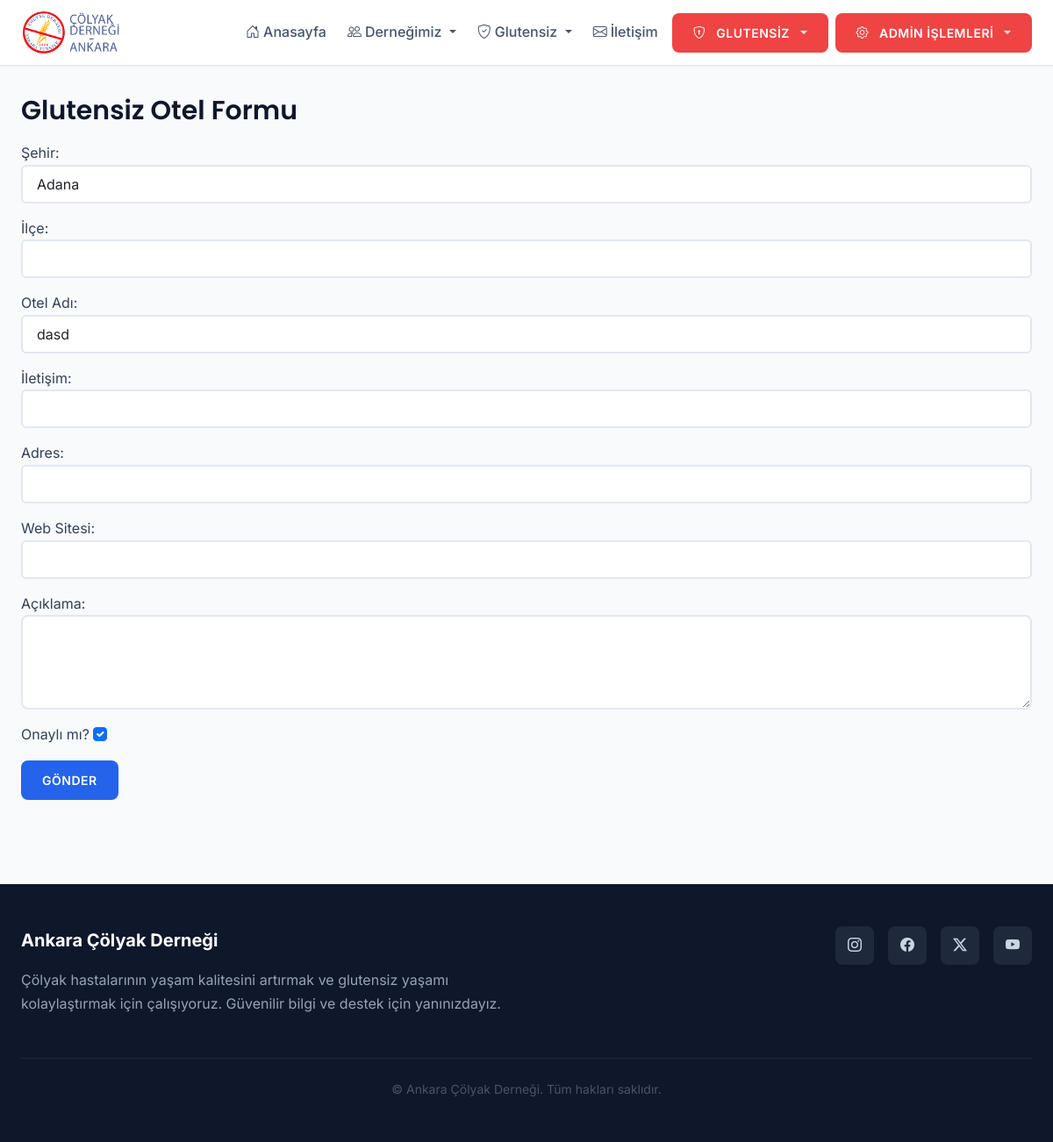
Screenshot of /users/admin/hotels/1/update/ (signed in) with the database file from the repository.
### users/models.py (models this page shows, shortened)
class GlutenFreeHotel(models.Model):
    name = models.CharField(max_length=100, verbose_name="Otel Adı")
    city = models.CharField(max_length=30, choices=TURKISH_CITIES, default='Ankara', verbose_name="Şehir")
    district = models.CharField(max_length=50, blank=True, null=True, verbose_name="İlçe")
    is_approved = models.BooleanField(default=False, verbose_name="Onaylı mı?")
    approved_at = models.DateTimeField(auto_now=True, verbose_name="Onay Tarihi")
    description = models.TextField(blank=True, null=True, verbose_name="Açıklama")
    contact = models.CharField(max_length=200, blank=True, null=True, verbose_name="İletişim")
    address = models.CharField(max_length=300, blank=True, null=True, verbose_name="Adres")
    website = models.URLField(blank=True, null=True, verbose_name="Web Sitesi")
    added_by = models.ForeignKey('User', null=True, blank=True, on_delete=models.SET_NULL, related_name='added_%(class)s_items', verbose_name='Ekleyen')
    class Meta:
        verbose_name = "Glutensiz Otel"
        verbose_name_plural = "Glutensiz Oteller"

### users/views.py (the view)
        def wrapper(request, *args, **kwargs):
            if not request.user.is_authenticated:
                return redirect('login')
            if request.user.is_superuser:
                return view_func(request, *args, **kwargs)
            if request.user.role == 'editor' and getattr(request.user, permission_field, False):
                return view_func(request, *args, **kwargs)
            messages.error(request, 'Bu sayfaya erişim yetkiniz bulunmamaktadır.')
            return redirect('home')

### users/views.py (called while the page is built)
def editor_permission_required(permission_field):
    def decorator(view_func):
        def wrapper(request, *args, **kwargs):
            if not request.user.is_authenticated:
                return redirect('login')
            if request.user.is_superuser:
                return view_func(request, *args, **kwargs)
            if request.user.role == 'editor' and getattr(request.user, permission_field, False):
                return view_func(request, *args, **kwargs)
            messages.error(request, 'Bu sayfaya erişim yetkiniz bulunmamaktadır.')
            return redirect('home')
        return wrapper
    return decorator

@editor_permission_required('can_edit_hotels')
def admin_hotel_update(request, pk):
    hotel = get_object_or_404(GlutenFreeHotel, pk=pk)
    if request.method == 'POST':
        form = GlutenFreeHotelForm(request.POST, instance=hotel)
        if form.is_valid():
            hotel = form.save(commit=False)
            if not hotel.added_by:
                hotel.added_by = request.user
            hotel.save()
            return redirect('admin_hotel_list')
    else:
        form = GlutenFreeHotelForm(instance=hotel)
    return render(request, 'users/admin_hotel_form.html', {'form': form})

### templates/users/admin_hotel_form.html (shortened to what this page needs)
{% extends 'base.html' %}
{% load static %}
{% block content %}
<h2>Glutensiz Otel Formu</h2>
{% include 'partials/_forms.html' %}
{% endblock %}

### templates/partials/_forms.html (shortened to what this page needs)
{% if form %}
  <form method="post" class="needs-validation" novalidate id="main-form">
    {% if form.city %}
      <div class="mb-3" id="field-city">
        {{ form.city.label_tag }}
        {{ form.city }}
      </div>
    {% endif %}
    {% if form.district %}
      <div class="mb-3" id="field-district">
        {{ form.district.label_tag }}
        {{ form.district }}
      </div>
    {% endif %}
    {% for field in form %}
      {% if field.name != 'city' and field.name != 'district' and field.name != 'city_other' and field.name != 'district_other' %}
        <div class="mb-3" id="field-{{ field.name }}">
          {{ field.label_tag }}
          {% if field.name == 'brand' %}
            <div style="display: flex; gap: 4px; align-items: stretch;">
              <div style="flex: 1; min-width: 0;">{{ field }}</div>
              <button type="button" class="btn btn-outline-secondary" data-bs-toggle="modal" data-bs-target="#addBrandModal" title="Yeni Marka Ekle">+</button>
            </div>
          {% elif field.name == 'category' %}
            <div style="display: flex; gap: 4px; align-items: stretch;">
              <div style="flex: 1; min-width: 0;">{{ field }}</div>
              <button type="button" class="btn btn-outline-secondary" data-bs-toggle="modal" data-bs-target="#addCategoryModal" title="Yeni Kategori Ekle">+</button>
            </div>
          {% else %}
            {{ field }}
          {% endif %}
        </div>
      {% endif %}
    {% endfor %}
    <button type="submit" class="btn btn-primary">Gönder</button>
  </form>
{% else %}
  <div class="alert alert-warning">Form bulunamadı.</div>
{% endif %}

### static/css/style.css (style rules this page uses)
:root { --primary-color: #2563eb; --primary-dark: #1d4ed8; --primary-light: #3b82f6; --secondary-color: #64748b; --accent-color: #f59e0b; --success-color: #10b981; --danger-color: #ef4444; --warning-color: #f59e0b; --info-color: #06b6d4; --white: #ffffff; --gray-50: #f8fafc; --gray-100: #f1f5f9; --gray-200: #e2e8f0; --gray-300: #cbd5e1; --gray-400: #94a3b8; --gray-500: #64748b; --gray-600: #475569; --gray-700: #334155; --gray-800: #1e293b; --gray-900: #0f172a; --font-family-primary: 'Inter', -apple-system, BlinkMacSystemFont, 'Segoe UI', Roboto, sans-serif; --font-family-secondary: 'Poppins', sans-serif; --font-size-xs: 0.75rem; --font-size-sm: 0.875rem; --font-size-base: 1rem; --font-size-lg: 1.125rem; --font-size-xl: 1.25rem; --font-size-2xl: 1.5rem; --font-size-3xl: 1.875rem; --font-size-4xl: 2.25rem; --spacing-1: 0.25rem; --spacing-2: 0.5rem; --spacing-3: 0.75rem; --spacing-4: 1rem; --spacing-5: 1.25rem; --spacing-6: 1.5rem; --spacing-8: 2rem; --spacing-10: 2.5rem; --spacing-12: 3rem; --spacing-16: 4rem; --radius-sm: 0.25rem; --radius-md: 0.375rem; --radius-lg: 0.5rem; --radius-xl: 0.75rem; --radius-2xl: 1rem; --shadow-sm: 0 1px 2px 0 rgb(0 0 0 / 0.05); --shadow-md: 0 4px 6px -1px rgb(0 0 0 / 0.1), 0 2px 4px -2px rgb(0 0 0 / 0.1); --shadow-lg: 0 10px 15px -3px rgb(0 0 0 / 0.1), 0 4px 6px -4px rgb(0 0 0 / 0.1); --shadow-xl: 0 20px 25px -5px rgb(0 0 0 / 0.1), 0 8px 10px -6px rgb(0 0 0 / 0.1); --transition-fast: 150ms ease-in-out; --transition-normal: 250ms ease-in-out; --transition-slow: 350ms ease-in-out; --container-max-width: 1200px; --header-height: 70px; --sidebar-width: 280px; }
* { box-sizing: border-box; margin: 0; padding: 0; }
html { scroll-behavior: smooth; font-size: 16px; }
body { font-family: var(--font-family-primary); font-size: var(--font-size-base); line-height: 1.6; color: var(--gray-700); background-color: var(--gray-50); -webkit-font-smoothing: antialiased; -moz-osx-font-smoothing: grayscale; }
h1, h2, h3, h4, h5, h6 { font-family: var(--font-family-secondary); font-weight: 600; line-height: 1.3; color: var(--gray-900); margin-bottom: var(--spacing-4); }
h2 { font-size: var(--font-size-3xl); }
.form-control, .form-select { width: 100%; padding: var(--spacing-4); border: 2px solid var(--gray-200); border-radius: var(--radius-lg); font-size: var(--font-size-base); transition: all var(--transition-fast); background: var(--white); }
.form-control::placeholder { color: var(--gray-400); }
.btn { display: inline-flex; align-items: center; justify-content: center; gap: var(--spacing-2); padding: var(--spacing-3) var(--spacing-6); border: none; border-radius: var(--radius-lg); font-weight: 600; font-size: var(--font-size-sm); text-decoration: none; cursor: pointer; transition: all var(--transition-fast); text-transform: uppercase; letter-spacing: 0.5px; min-height: 44px; }
.btn-primary { background: var(--primary-color); color: var(--white); }
.mb-3 { margin-bottom: var(--spacing-3); }
form .form-control:not(textarea), form .form-select, .select2-container--default .select2-selection--single, .select2-container--default .select2-selection--multiple { min-height: 44px; height: 44px; border-radius: 0.375rem; padding-top: 0.375rem; padding-bottom: 0.375rem; font-size: 1rem; }

### rows the page displays
GlutenFreeHotel: city "Adana", form "dasd" "☑"

### other values shown
{{ field.label_tag }} "Otel Adı:" "İletişim:" "Adres:" "Web Sitesi:" "Açıklama:" "Onaylı mı?"
